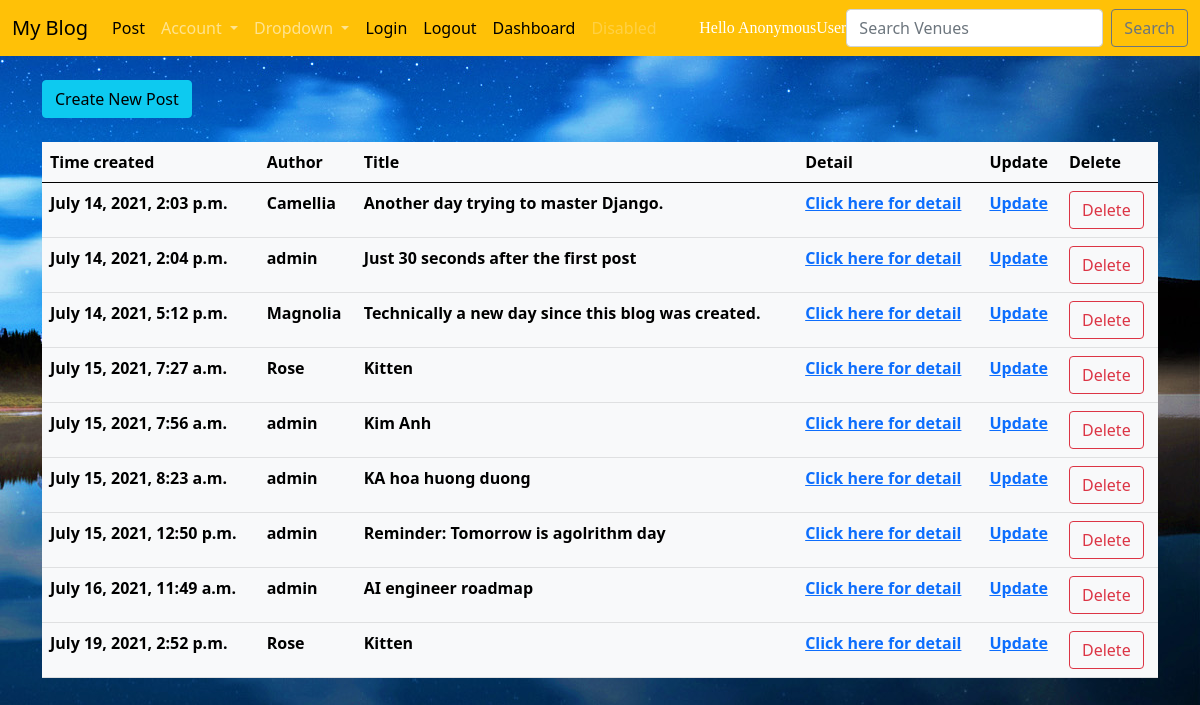
The app's page /blog/blogpost/ with its own data.
### myblog/models.py (models this page shows, shortened)
class Post(models.Model):
    title=models.CharField(max_length=120,null=True)
    header_image = models.ImageField(null=True, blank=True, upload_to="images/")
    time=models.DateTimeField(auto_now_add=True,null=True)
    author=models.ForeignKey(User,on_delete=SET_NULL,null=True)
    content=RichTextField(blank=True,null=True)
    likes=models.ManyToManyField(User,related_name='blog_likes')

### myblog/views.py (the view)
# urls.py: path('blogpost/',Blog_Post.as_view(),name='blog-post'),
class Blog_Post(ListView):
    model=Post
    template_name='myblog/blog_post.html'

### templates/myblog/blog_post.html (shortened to what this page needs)
{% extends 'main.html' %}
{% block content %}
<a class='btn btn-info' href="{% url 'post-form' %}">Create New Post</a>
<br/>
<br/>
<table class='table table-light'>
    <thead class='thead thead-dark'>
        <tr>
            <th scope='col'>Time created</th>
            <th scope='col'>Author</th>
            <th scope='col'>Title</th>
            <th scope='col'>Detail</th>
            <th scope='col'>Update</th>
            <th scope='col'>Delete</th>
        </tr>
    </thead>
    <tbody>
        {% for post in object_list %}
        <tr>
            <th scope='col'>{{post.time}}</th>
            <th scope='col'>{{post.author}}</th>
            <th scope='col'>{{post.title}}</th>
            <th scope='col'><a href="{% url 'detail-post' post.id %}">Click here for detail</a></th>
            <th scope='col'><a href="{% url 'update-post' post.id %}">Update</a></th>
            <th scope='col'><a class='btn btn-outline-danger' href="{% url 'delete-post' post.id %}">Delete</a></th>
        </tr>
        {% endfor %}
    </tbody>
</table>
{% endblock %}

### records on screen
Post: time "July 14, 2021, 2:03 p.m.", author "Camellia", title "Another day trying to master Django."
Post: time "July 14, 2021, 2:04 p.m.", author "admin", title "Just 30 seconds after the first post"
Post: time "July 14, 2021, 5:12 p.m.", author "Magnolia", title "Technically a new day since this blog was created."
Post: time "July 15, 2021, 7:27 a.m.", author "Rose", title "Kitten"
Post: time "July 15, 2021, 7:56 a.m.", author "admin", title "Kim Anh"
Post: time "July 15, 2021, 8:23 a.m.", author "admin", title "KA hoa huong duong"
Post: time "July 15, 2021, 12:50 p.m.", author "admin", title "Reminder: Tomorrow is agolrithm day"
Post: time "July 16, 2021, 11:49 a.m.", author "admin", title "AI engineer roadmap"
Post: time "July 19, 2021, 2:52 p.m.", author "Rose", title "Kitten"

### other values on screen
{{ user }} "AnonymousUser"
